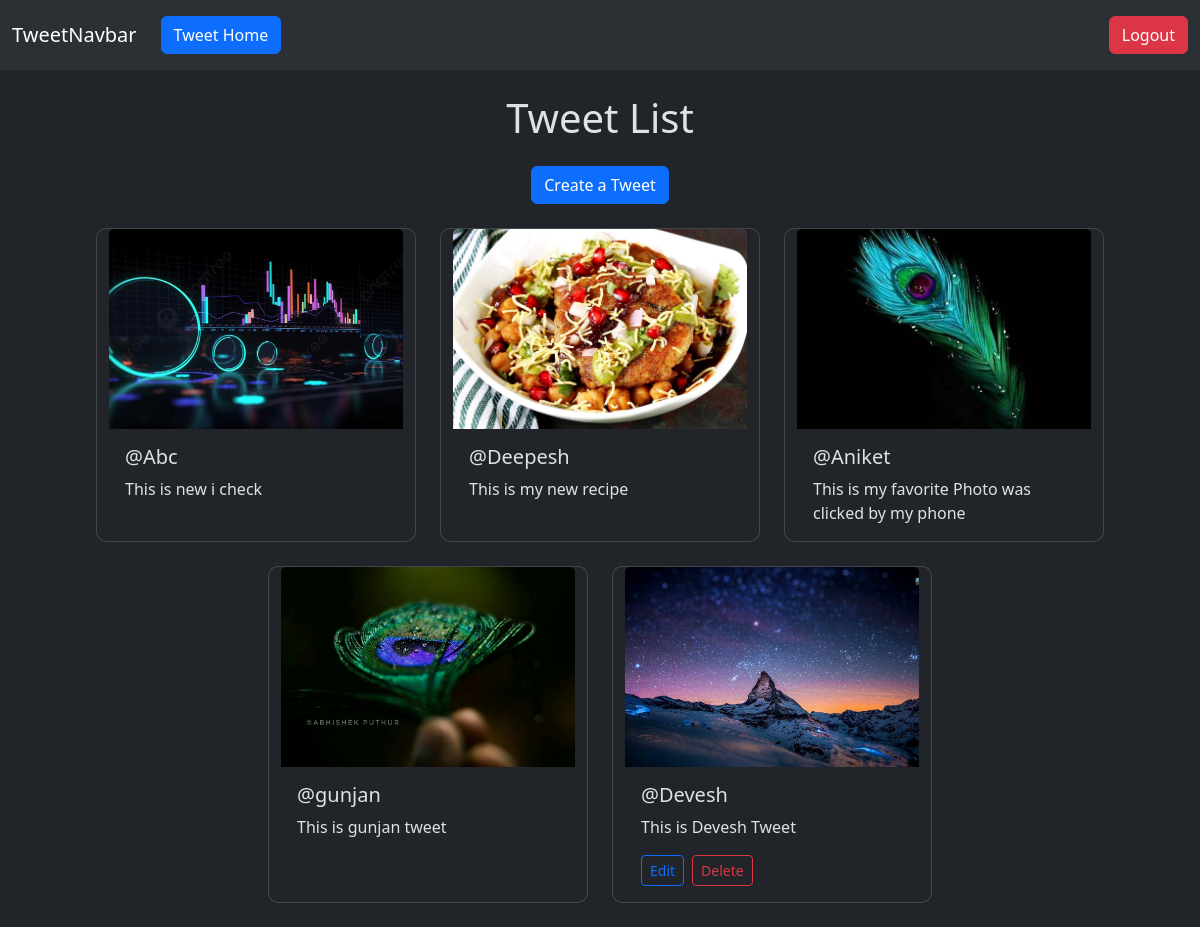
The page /tweet/ (signed in) on the database its author committed.
### tweet/models.py (models this page shows, shortened)
class Tweet(models.Model):
    user = models.ForeignKey(User, on_delete=models.CASCADE)
    text = models.TextField(max_length=240)
    photo = models.ImageField(upload_to='photos/',blank=True ,null=True)
    created_at = models.DateTimeField(auto_now_add=True)
    updated_at = models.DateTimeField(auto_now=True)

### tweet/views.py (the view)
# urls.py: path('', views.tweet_list, name='tweet_list'),
def tweet_list(request):
    tweets = Tweet.objects.all().order_by('-created_at')
    return render(request, 'tweet_list.html', {'tweets':tweets})

### tweet/templates/tweet_list.html (shortened to what this page needs)
{% extends "layout.html" %}
{% block content %}
<div class="container py-4">
    <h1 class="text-center mb-4">Tweet List</h1>
    <div class="d-flex justify-content-center mb-4">
        <a class="btn btn-primary" href="{% url 'tweet_create' %}">Create a Tweet</a>
    </div>
    <div class="row justify-content-center gap-4">
        {% for tweet in tweets %}
        <div class="card shadow-sm" style="width: 20rem; border-radius: 10px; overflow: hidden;">
            {% if tweet.photo %}
            <img src="{{ tweet.photo.url }}" class="card-img-top" alt="Tweet Image" style="height: 200px; object-fit: cover;">
            {% endif %}
            <div class="card-body">
                <h5 class="card-title">@{{ tweet.user.username }}</h5>
                <p class="card-text">{{ tweet.text }}</p>
                {% if tweet.user == user %}
                <div class="d-flex gap-2">
                    <a href="{% url 'tweet_edit' tweet.id %}" class="btn btn-sm btn-outline-primary">Edit</a>
                    <a href="{% url 'tweet_delete' tweet.id %}" class="btn btn-sm btn-outline-danger">Delete</a>
                </div>
                {% endif %}
            </div>
        </div>
        {% empty %}
        <p class="text-muted text-center">No tweets available.</p>
        {% endfor %}
    </div>
</div>
{% endblock %}

### rows shown on the page
Tweet: photo (picture), user.username "Abc", text "This is new i check"
Tweet: photo (picture), user.username "Deepesh", text "This is my new recipe"
Tweet: photo (picture), user.username "Aniket", text "This is my favorite Photo was clicked by my phone"
Tweet: photo (picture), user.username "gunjan", text "This is gunjan tweet"
Tweet: photo (picture), user.username "Devesh", text "This is Devesh Tweet", shows "Edit"
